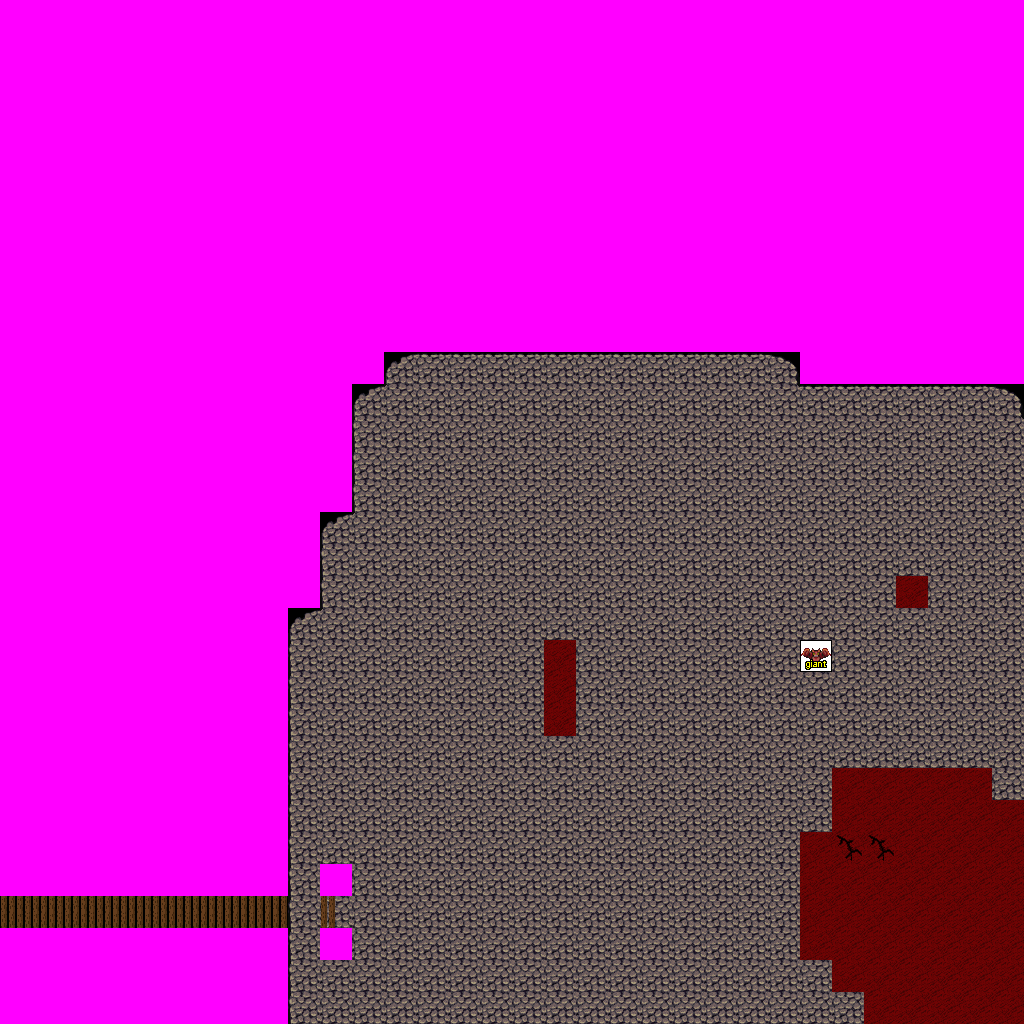

The image is a tile-based game level rendered from a .tmx file. Its description and source (layers, tilesets, objects; grid data summarised) follow:
An orthogonal 32x32 tile map with 32x32 px tiles, 6 tile layers (Ground, Objects, Above, Walkable, ...), 5 tilesets and 4 objects (2x newmap, from_west_0, from_north_0).

<map version="1.0" orientation="orthogonal" width="32" height="32" tilewidth="32" tileheight="32">
 <tileset firstgid="1" name="terrain_cave" tilewidth="32" tileheight="32">
  <image source="../drawable/terrain_cave.png" width="256" height="448" />
 </tileset>
 <tileset firstgid="113" name="ground_ladder_bridge" tilewidth="32" tileheight="32">
  <image source="../drawable/ground_ladder_bridge.png" width="192" height="96" />
 </tileset>
 <tileset firstgid="131" name="ground_sand_red" tilewidth="32" tileheight="32">
  <image source="../drawable/ground_sand_red.png" width="192" height="32" />
 </tileset>
 <tileset firstgid="137" name="logic_creature_animal" tilewidth="32" tileheight="32">
  <image source="../drawable/logic_creature_animal.png" width="256" height="128" />
 </tileset>
 <tileset firstgid="169" name="walkable_sentinel" tilewidth="32" tileheight="32">
  <image source="../drawable/walkable_sentinel.png" width="32" height="32" />
 </tileset>
 <layer name="Ground" width="32" height="32">
  <data>[1024 cells, 1024 non-empty, 4 distinct tile ids]</data>
 </layer>
 <layer name="Objects" width="32" height="32">
  <data>[1024 cells, 33 non-empty, 6 distinct tile ids]</data>
 </layer>
 <layer name="Above" width="32" height="32">
  <data>[1024 cells, 0 non-empty, 0 distinct tile ids]</data>
 </layer>
 <layer name="Walkable" width="32" height="32">
  <data>[1024 cells, 557 non-empty, 1 distinct tile ids]</data>
 </layer>
 <layer name="Objects_stendhal" width="32" height="32">
  <data>[1024 cells, 45 non-empty, 6 distinct tile ids]</data>
 </layer>
 <layer name="Objects_stendhal2" width="32" height="32">
  <data>[1024 cells, 1 non-empty, 1 distinct tile ids]</data>
 </layer>
 <objectgroup name="Mapevents" width="32" height="32">
  <object name="exit_east_0" type="newmap" x="992" y="416" width="32" height="608">
   <properties>
    <property name="map" value="level_5_deniran_caves_e2_x1_y0" />
    <property name="place" value="from_east_0" />
   </properties>
  </object>
  <object name="exit_south_0" type="newmap" x="288" y="992" width="736" height="32">
   <properties>
    <property name="map" value="level_5_deniran_caves_e2_x0_y1" />
    <property name="place" value="from_south_0" />
   </properties>
  </object>
 </objectgroup>
 <objectgroup name="Spawn" width="32" height="32">
  <object name="from_west_0" x="992" y="704" width="32" height="32" />
  <object name="from_north_0" x="640" y="992" width="32" height="32" />
 </objectgroup>
 <objectgroup name="Keys" width="32" height="32" />
 <objectgroup name="Replace" width="32" height="32" />
</map>
